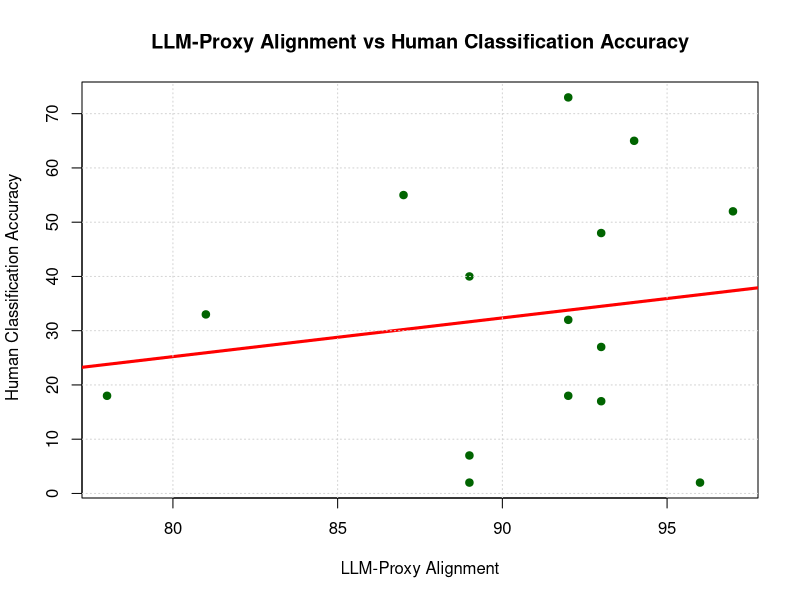

Source code (R):
# Before starting, make sure you have opened a new terminal and typed: radian
# To run the entire script, type: Ctrl+Shift+S, for one line simply Ctrl+Enter
# To modify linter try this page: https://lintr.r-lib.org/articles/lintr.html#configuring-linters

# This script calculates Pearson's correlation coefficient and Spearman's Rank Correlation 
# Coefficient to measure the linear relationship between the two data series

# These methods will still work even if the values in the two series are on different scales
# because correlation measures relative relationships, not absolute values.

### INSTALLING PACKAGES ###
## if you see the version is out of date, run: update.packages()

# install.packages("readxl")
# install.packages("ggplot2")
# install.packages("cowplot")

### LOADING PACKAGES ###
library("readxl")
library("ggplot2")
library("cowplot")


### CHECK CURRENT DIRECTORY LOCATION
getwd() 

data_series1 <- c(92,81,89,97,92,94,87,93,78,93,89,96,93,89,92)  # LLM-Proxy Alignment
data_series2 <- c(73,33,40,52,32,65,55,48,18,27,2,2,17,7,18)  # User Study 03 Classification Accuracy



# GPT5.1 Model | PEARSON CORRELATION COEFFICIENT CALCULATION ### 
# Pearson correlation ranges from -1 to 1, measuring linear relationship between two series.
# Values near 1 indicate a strong positive relationship (as X increases, Y increases).
# Values near -1 indicate a strong negative relationship (as X increases, Y decreases).
# Values around 0 indicate little or no linear relationship.
# As a rough guide: |r| > 0.7 is strong, 0.3–0.7 is moderate, and < 0.3 is weak.

pearson_test <- cor.test(data_series1, data_series2, method = "pearson")
cat(sprintf("Pearson correlation coefficient: %.4f, p-value: %.4e\n", pearson_test$estimate, pearson_test$p.value))




# Scatter plot
plot(data_series1, data_series2, main = "LLM-Proxy Alignment vs Human Classification Accuracy",
     xlab = "LLM-Proxy Alignment", ylab = " Human Classification Accuracy", pch = 19, col = "darkgreen")
abline(lm(data_series2 ~ data_series1), col = "red", lwd = 3)
grid() 



# # Calculate Spearman rank correlation coefficient
# spearman_test <- cor.test(data_series1, data_series2, method = "spearman")
# cat(sprintf("Spearman correlation coefficient: %.4f, p-value: %.4e\n", spearman_test$estimate, spearman_test$p.value))
